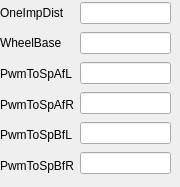
       <widget class="QWidget" name="NvmCfg2">
        <attribute name="title">
         <string>Cfg2</string>
        </attribute>
        <widget class="QWidget" name="layoutWidget">
         <property name="geometry">
          <rect>
           <x>0</x>
           <y>0</y>
           <width>171</width>
           <height>178</height>
          </rect>
         </property>
         <layout class="QHBoxLayout" name="horizontalLayout_20">
          <item>
           <layout class="QVBoxLayout" name="verticalLayout_7">
            <item>
             <widget class="QLabel" name="LabOneImpDist">
              <property name="text">
               <string>OneImpDist</string>
              </property>
             </widget>
            </item>
            <item>
             <widget class="QLabel" name="LabWheelBase">
              <property name="text">
               <string>WheelBase</string>
              </property>
             </widget>
            </item>
            <item>
             <widget class="QLabel" name="LabPwmToSpAFacL">
              <property name="text">
               <string>PwmToSpAfL</string>
              </property>
             </widget>
            </item>
            <item>
             <widget class="QLabel" name="LabPwmToSpAFacR">
              <property name="text">
               <string>PwmToSpAfR</string>
              </property>
             </widget>
            </item>
            <item>
             <widget class="QLabel" name="LabPwmToSpBFacL">
              <property name="text">
               <string>PwmToSpBfL</string>
              </property>
             </widget>
            </item>
            <item>
             <widget class="QLabel" name="LabPwmToSpBFacR">
              <property name="text">
               <string>PwmToSpBfR</string>
              </property>
             </widget>
            </item>
           </layout>
          </item>
          <item>
           <layout class="QVBoxLayout" name="verticalLayout_6">
            <item>
             <widget class="QLineEdit" name="TextOneImpDist"/>
            </item>
            <item>
             <widget class="QLineEdit" name="TextWheelBase"/>
            </item>
            <item>
             <widget class="QLineEdit" name="TextPwmToSpAFacL"/>
            </item>
            <item>
             <widget class="QLineEdit" name="TextPwmToSpAFacR"/>
            </item>
            <item>
             <widget class="QLineEdit" name="TextPwmToSpBFacL"/>
            </item>
            <item>
             <widget class="QLineEdit" name="TextPwmToSpBFacR"/>
            </item>
           </layout>
          </item>
         </layout>
        </widget>
       </widget>
